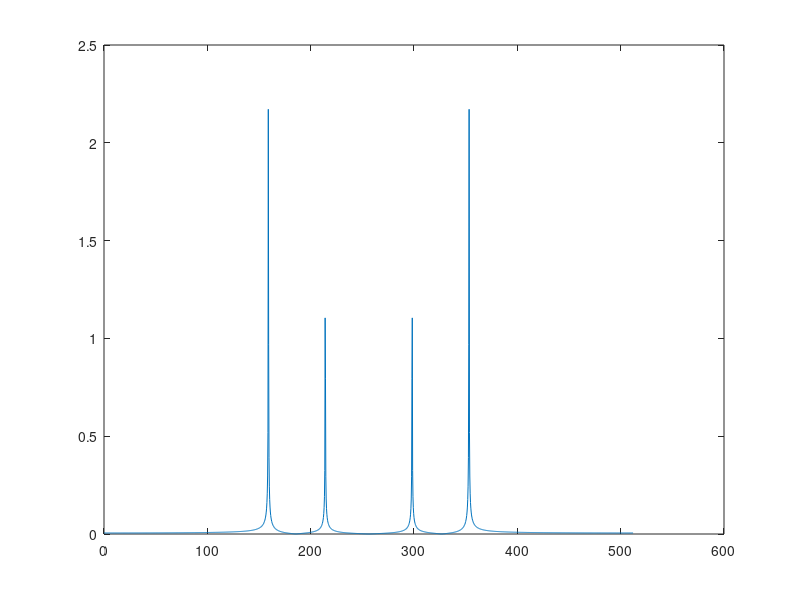

This figure's MATLAB source:
Fs = 512;       %奈奎斯特抽样频率，Fs>2*214
L = 3;
t = 0:1/Fs:L;       %选取包含信号95%~99%能量的时间段L，周期信号可以任意取，此例L=3
                    %或者时域选取根据频率分辨率求得，L=1/d_f
x = cos(2*pi*214*t)+1.7*cos(2*pi*159*t);

N = length(x);      %计算Fourier变换的长度
x_k = fft(x);       %进行Fourier变换

freq = 0:1/L:Fs;       %频率变换的分辨率和范围，其中频率分辨率d_f与L的关系为，d_f=1/L
plot(freq,1/Fs*abs(x_k))       %绘制图像， 注意fft变换的样值乘以1/Fs才是连续傅里叶变换的样值
